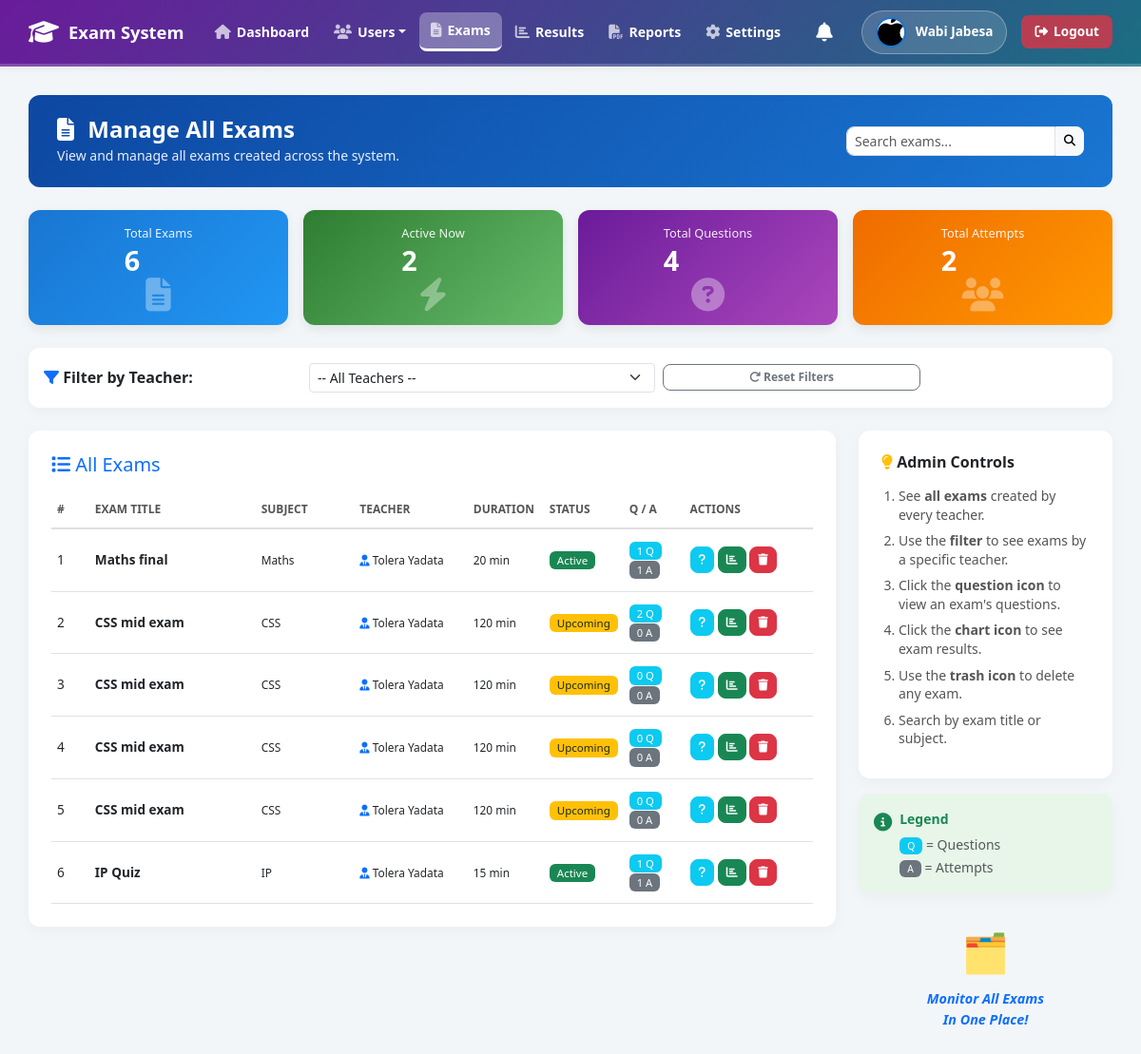
/admin/exams.php (signed in), run on the app's committed database.
### tables this page shows
CREATE TABLE `users` (
  `user_id` int(11) NOT NULL,
  `name` varchar(100) NOT NULL,
  `email` varchar(100) NOT NULL,
  `username` varchar(50) NOT NULL,
  `password` varchar(255) NOT NULL,
  `role` varchar(20) NOT NULL,
  `status` varchar(10) DEFAULT 'Active',
  `created_at` datetime DEFAULT current_timestamp(),
  `profile_image` varchar(255) DEFAULT NULL
);

CREATE TABLE `exams` (
  `exam_id` int(11) NOT NULL,
  `title` varchar(100) NOT NULL,
  `subject` varchar(100) NOT NULL,
  `exam_type` varchar(50) NOT NULL,
  `duration_minutes` int(11) NOT NULL,
  `start_time` datetime NOT NULL,
  `end_time` datetime NOT NULL,
  `description` text DEFAULT NULL,
  `created_by` int(11) NOT NULL,
  `created_at` datetime DEFAULT current_timestamp(),
  `status` varchar(20) DEFAULT 'Draft',
  `total_questions` int(11) DEFAULT 0
);

### admin/exams.php (the view, shortened to what this page needs)
<?php
require_once ROOT_PATH . '/db_connect.php';
include ROOT_PATH . '/includes/header.php';
$search = isset($_GET['search']) ? trim($_GET['search']) : "";
$where = "WHERE 1=1";
$exams = $conn->query("
    SELECT
        e.*,
        u.name as teacher_name,
        (SELECT COUNT(*) FROM questions q WHERE q.exam_id = e.exam_id) as total_q,
        (SELECT COUNT(*) FROM attempts a WHERE a.exam_id = e.exam_id AND a.status='Completed') as total_attempts
    FROM exams e
    JOIN users u ON e.created_by = u.user_id
    $where
    ORDER BY e.exam_id DESC
");
$total_exams = $conn->query("SELECT COUNT(*) as c FROM exams")->fetch_assoc()['c'];
$active_exams = $conn->query("SELECT COUNT(*) as c FROM exams WHERE NOW() BETWEEN start_time AND end_time")->fetch_assoc()['c'];
$total_attempts = $conn->query("SELECT COUNT(*) as c FROM attempts WHERE status='Completed'")->fetch_assoc()['c'];
$total_questions = $conn->query("SELECT COUNT(*) as c FROM questions")->fetch_assoc()['c'];
?>
<div class="main-content">
    <div class="page-header-box d-flex justify-content-between align-items-center mb-4">
        <div>
            <h4 class="m-0 fw-bold"><i class="fas fa-file-alt me-2"></i> Manage All Exams</h4>
            <small>View and manage all exams created across the system.</small>
        </div>
        <div>
            <form method="GET" action="" class="d-flex">
                <input type="text" name="search" class="form-control form-control-sm" placeholder="Search exams..." value="<?php echo htmlspecialchars($search); ?>" style="width: 220px; border-radius: 8px 0 0 8px;">
                <button type="submit" class="btn btn-light btn-sm" style="border-radius: 0 8px 8px 0;"><i class="fas fa-search"></i></button>
            </form>
        </div>
    </div>
    <div class="row g-3 mb-4">
        <div class="col-md-3">
            <div class="card summary-card" style="background: linear-gradient(135deg, #1976d2, #2196f3);">
                <div><small>Total Exams</small><h3><?php echo $total_exams; ?></h3></div>
                <i class="fas fa-file-alt"></i>
            </div>
        </div>
        <div class="col-md-3">
            <div class="card summary-card" style="background: linear-gradient(135deg, #2e7d32, #66bb6a);">
                <div><small>Active Now</small><h3><?php echo $active_exams; ?></h3></div>
                <i class="fas fa-bolt"></i>
            </div>
        </div>
        <div class="col-md-3">
            <div class="card summary-card" style="background: linear-gradient(135deg, #6a1b9a, #ab47bc);">
                <div><small>Total Questions</small><h3><?php echo $total_questions; ?></h3></div>
                <i class="fas fa-question-circle"></i>
            </div>
        </div>
        <div class="col-md-3">
            <div class="card summary-card" style="background: linear-gradient(135deg, #ef6c00, #ff9800);">
                <div><small>Total Attempts</small><h3><?php echo $total_attempts; ?></h3></div>
                <i class="fas fa-users"></i>
            </div>
        </div>
    </div>
    <div class="card p-3 mb-4">
        <form method="GET" action="" class="row g-2 align-items-center">
            <div class="col-md-3">
                <strong><i class="fas fa-filter text-primary"></i> Filter by Teacher:</strong>
            </div>
            <div class="col-md-4">
                <select name="teacher" class="form-select form-select-sm" onchange="this.form.submit()">
                    <option value="0">-- All Teachers --</option>
                </select>
            </div>
            <div class="col-md-3">
                <a href="exams.php" class="btn btn-outline-secondary btn-sm w-100"><i class="fas fa-redo"></i> Reset Filters</a>
            </div>
        </form>
    </div>
    <div class="row g-4">
        <div class="col-lg-9">
            <div class="card p-4" style="min-height: 450px;">
                <h5 class="text-primary mb-3">
                    <i class="fas fa-list"></i> All Exams
                </h5>
                <table class="table table-hover align-middle mb-0">
                    <thead>
                        <tr>
                            <th style="width: 5%;">#</th>
                            <th style="width: 22%;">Exam Title</th>
                            <th style="width: 13%;">Subject</th>
                            <th style="width: 15%;">Teacher</th>
                            <th style="width: 10%;">Duration</th>
                            <th style="width: 10%;">Status</th>
                            <th style="width: 8%;">Q / A</th>
                            <th style="width: 17%;">Actions</th>
                        </tr>
                    </thead>
                    <tbody>
                        <?php
                        if ($exams->num_rows > 0) {
                            $i = 1;
                            while ($e = $exams->fetch_assoc()) {
                                $now = date('Y-m-d H:i:s');
                                if ($now < $e['start_time']) {
                                    $status_badge = '<span class="badge bg-warning text-dark">Upcoming</span>';
                                } elseif ($now > $e['end_time']) {
                                    $status_badge = '<span class="badge bg-secondary">Expired</span>';
                                } else {
                                    $status_badge = '<span class="badge bg-success">Active</span>';
                                }
                        ?>
                            <tr>
                                <td><?php echo $i; ?></td>
                                <td><strong style="font-size: 0.85rem;"><?php echo htmlspecialchars($e['title']); ?></strong></td>
                                <td><small><?php echo htmlspecialchars($e['subject']); ?></small></td>
                                <td><small><i class="fas fa-user-tie text-primary"></i> <?php echo htmlspecialchars($e['teacher_name']); ?></small></td>
                                <td><small><?php echo $e['duration_minutes']; ?> min</small></td>
                                <td><?php echo $status_badge; ?></td>
                                <td>
                                    <span class="badge bg-info text-white" style="font-size:0.7rem;"><?php echo $e['total_q']; ?> Q</span>
                                    <span class="badge bg-secondary" style="font-size:0.7rem;"><?php echo $e['total_attempts']; ?> A</span>
                                </td>
                                <td>
                                    <a href="questions.php?exam_id=<?php echo $e['exam_id']; ?>" class="btn btn-sm btn-info text-white" title="View Questions">
                                        <i class="fas fa-question"></i>
                                    </a>
                                    <a href="results.php?exam_id=<?php echo $e['exam_id']; ?>" class="btn btn-sm btn-success" title="View Results">
                                        <i class="fas fa-chart-bar"></i>
                                    </a>
                                    <a href="exams.php?delete=<?php echo $e['exam_id']; ?>" class="btn btn-sm btn-danger" title="Delete" onclick="return confirm('Delete this exam? All questions and results will be deleted.');">
                                        <i class="fas fa-trash"></i>
                                    </a>
                                </td>
                            </tr>
                        <?php
                                $i++;
                            }
                        } else {
                            echo "<tr><td colspan='8' class='text-center text-muted py-5'>
                                    <i class='fas fa-folder-open fa-3x mb-3 d-block' style='opacity: 0.3;'></i>
                                    No exams found.
                                  </td></tr>";
                        }
                        ?>
                    </tbody>
                </table>
            </div>
        </div>
        <div class="col-lg-3">
            <div class="card p-4 mb-3">
                <h6 class="fw-bold mb-3"><i class="fas fa-lightbulb text-warning"></i> Admin Controls</h6>
                <ol class="tips-list small">
                    <li>See <strong>all exams</strong> created by every teacher.</li>
                    <li>Use the <strong>filter</strong> to see exams by a specific teacher.</li>
                    <li>Click the <strong>question icon</strong> to view an exam's questions.</li>
                    <li>Click the <strong>chart icon</strong> to see exam results.</li>
                    <li>Use the <strong>trash icon</strong> to delete any exam.</li>
                    <li>Search by exam title or subject.</li>
                </ol>
            </div>
            <div class="card p-3 mb-3" style="background:#e8f5e9;">
                <div class="d-flex align-items-start">
                    <i class="fas fa-info-circle text-success me-2 mt-1" style="font-size:1.2rem;"></i>
                    <div>
                        <strong class="text-success small d-block mb-1">Legend</strong>
                        <small class="text-muted">
                            <span class="badge bg-info" style="font-size:0.65rem;">Q</span> = Questions<br>
                            <span class="badge bg-secondary" style="font-size:0.65rem;">A</span> = Attempts
                        </small>
                    </div>
                </div>
            </div>
            <div class="text-center py-3">
                <div style="font-size:2.5rem; color:#1976d2;">🗂️</div>
                <p class="text-primary fst-italic fw-bold mt-2 mb-0" style="font-size:0.9rem;">
                    Monitor All Exams<br>In One Place!
                </p>
            </div>
        </div>
    </div>
</div>
<?php include ROOT_PATH . '/includes/footer.php'; ?>

### includes/header.php (shortened to what this page needs)
<?php
$header_img = null;
if (isset($conn) && isset($_SESSION['user_id'])) {
    $header_uid = $_SESSION['user_id'];
    $header_img_q = $conn->query("SELECT profile_image FROM users WHERE user_id = $header_uid");
    $header_img = ($header_img_q && $header_img_q->num_rows > 0) ? $header_img_q->fetch_assoc()['profile_image'] : null;
}
$base_path = (strpos($_SERVER['PHP_SELF'], '/admin/') !== false ||
              strpos($_SERVER['PHP_SELF'], '/teacher/') !== false ||
              strpos($_SERVER['PHP_SELF'], '/student/') !== false ||
              strpos($_SERVER['PHP_SELF'], '/shared/') !== false) ? "../" : "";
?>
<!DOCTYPE html>
<html lang="en">
<head>
    <link href="https://cdn.jsdelivr.net/npm/bootstrap@5.3.0/dist/css/bootstrap.min.css" rel="stylesheet">
    <link rel="stylesheet" href="https://cdnjs.cloudflare.com/ajax/libs/font-awesome/6.4.0/css/all.min.css">
</head>
<body>
<div class="top-navbar">
    <a href="<?php echo $base_path; ?>index.php" class="nav-brand">
        <i class="fas fa-graduation-cap"></i> Exam System
    </a>
    <div class="nav-menu">
        <?php include ROOT_PATH . '/includes/sidebar.php'; ?>
    </div>
    <div class="user-menu">
        <div class="nav-dropdown" style="margin-right: 10px;">
            <a href="#" class="dropdown-toggle bell-icon" data-bs-toggle="dropdown" aria-expanded="false" style="text-decoration: none; color: #555; position: relative; padding: 5px;">
                <i class="fas fa-bell fa-lg"></i>
            </a>
        </div>
        <div class="user-badge">
            <?php if (!empty($header_img)): ?>
                <img src="<?php echo $base_path; ?>assets/uploads/<?php echo htmlspecialchars($header_img); ?>" alt="Profile">
            <?php else: ?>
                <i class="fas fa-user-circle"></i>
            <?php endif; ?>
            <span><?php echo htmlspecialchars($_SESSION['name']); ?></span>
        </div>
        <a href="<?php echo $base_path; ?>logout.php" class="logout-btn">
            <i class="fas fa-sign-out-alt"></i> Logout
        </a>
    </div>
</div>

### admin/exams.php (style rules this page uses)
.page-header-box { background: linear-gradient(135deg, #0d47a1, #1976d2); color: white; padding: 22px 30px; border-radius: 12px; }
.page-header-box small { opacity: 0.9; }
.summary-card { display: flex; justify-content: space-between; align-items: center; padding: 15px 20px; color: white; border-radius: 12px; box-shadow: 0 4px 12px rgba(0,0,0,0.08); }
.summary-card small { font-size: 0.8rem; opacity: 0.9; display: block; margin-bottom: 2px; }
.summary-card h3 { font-weight: 700; margin: 0; font-size: 1.8rem; }
.summary-card i { font-size: 2.2rem; opacity: 0.35; }
.table th { font-weight: 600; font-size: 0.75rem; color: #555; border-top: none; text-transform: uppercase; padding: 10px 6px; }
.table td { font-size: 0.85rem; vertical-align: middle; padding: 12px 6px; }
.tips-list { padding-left: 18px; margin-bottom: 0; }
.tips-list li { margin-bottom: 8px; color: #555; line-height: 1.4; }
.badge { font-size: 0.72rem; padding: 4px 8px; font-weight: 500; }
.btn-sm { font-size: 0.75rem; padding: 4px 8px; }

### data on the page
users: profile_image (picture)
exams: title "Maths final", subject "Maths", created_by.name "Tolera Yadata", duration_minutes "20", shows "Active", total_q "1", total_attempts "1"
exams: title "CSS mid exam", subject "CSS", created_by.name "Tolera Yadata", duration_minutes "120", shows "Upcoming", total_q "2", total_attempts "0"
exams: title "CSS mid exam", subject "CSS", created_by.name "Tolera Yadata", duration_minutes "120", shows "Upcoming", total_q "0", total_attempts "0"
exams: title "CSS mid exam", subject "CSS", created_by.name "Tolera Yadata", duration_minutes "120", shows "Upcoming", total_q "0", total_attempts "0"
exams: title "CSS mid exam", subject "CSS", created_by.name "Tolera Yadata", duration_minutes "120", shows "Upcoming", total_q "0", total_attempts "0"
exams: title "IP Quiz", subject "IP", created_by.name "Tolera Yadata", duration_minutes "15", shows "Active", total_q "1", total_attempts "1"

### other printed values
$_SESSION['name'] "Wabi Jabesa"
$total_exams "6"
$active_exams "2"
$total_questions "4"
$total_attempts "2"
